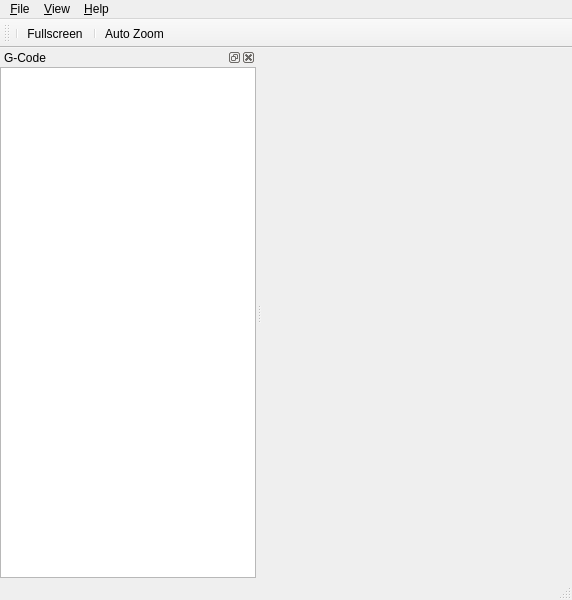
<?xml version="1.0" encoding="UTF-8"?>
<ui version="4.0">
 <class>MainWindow</class>
 <widget class="QMainWindow" name="MainWindow">
  <property name="geometry">
   <rect>
    <x>0</x>
    <y>0</y>
    <width>572</width>
    <height>600</height>
   </rect>
  </property>
  <property name="sizePolicy">
   <sizepolicy hsizetype="Preferred" vsizetype="Fixed">
    <horstretch>0</horstretch>
    <verstretch>0</verstretch>
   </sizepolicy>
  </property>
  <property name="windowTitle">
   <string/>
  </property>
  <widget class="QWidget" name="centralwidget">
   <layout class="QVBoxLayout" name="verticalLayout">
    <property name="spacing">
     <number>0</number>
    </property>
    <property name="leftMargin">
     <number>0</number>
    </property>
    <property name="topMargin">
     <number>0</number>
    </property>
    <property name="rightMargin">
     <number>0</number>
    </property>
    <property name="bottomMargin">
     <number>0</number>
    </property>
   </layout>
  </widget>
  <widget class="QMenuBar" name="menubar">
   <property name="geometry">
    <rect>
     <x>0</x>
     <y>0</y>
     <width>572</width>
     <height>23</height>
    </rect>
   </property>
   <widget class="QMenu" name="menu_File">
    <property name="title">
     <string>&amp;File</string>
    </property>
    <addaction name="action_Open"/>
    <addaction name="action_Save_As"/>
    <addaction name="separator"/>
    <addaction name="action_Settings"/>
    <addaction name="separator"/>
    <addaction name="action_Quit"/>
   </widget>
   <widget class="QMenu" name="menu_View">
    <property name="title">
     <string>&amp;View</string>
    </property>
    <addaction name="action_showFullScreen"/>
   </widget>
   <widget class="QMenu" name="menu_Help">
    <property name="title">
     <string>&amp;Help</string>
    </property>
    <addaction name="action_Donate"/>
    <addaction name="separator"/>
    <addaction name="action_Issues"/>
    <addaction name="action_Chat"/>
   </widget>
   <addaction name="menu_File"/>
   <addaction name="menu_View"/>
   <addaction name="menu_Help"/>
  </widget>
  <widget class="QStatusBar" name="statusbar"/>
  <widget class="QDockWidget" name="dock_gcode">
   <property name="floating">
    <bool>false</bool>
   </property>
   <property name="windowTitle">
    <string>G-Code</string>
   </property>
   <attribute name="dockWidgetArea">
    <number>1</number>
   </attribute>
   <widget class="QWidget" name="dockWidgetContents_3">
    <layout class="QHBoxLayout" name="horizontalLayout">
     <property name="spacing">
      <number>0</number>
     </property>
     <property name="leftMargin">
      <number>0</number>
     </property>
     <property name="topMargin">
      <number>0</number>
     </property>
     <property name="rightMargin">
      <number>0</number>
     </property>
     <property name="bottomMargin">
      <number>0</number>
     </property>
     <item>
      <widget class="QGCodeEditor" name="gcode"/>
     </item>
    </layout>
   </widget>
  </widget>
  <widget class="QToolBar" name="toolBar">
   <property name="windowTitle">
    <string>toolBar</string>
   </property>
   <attribute name="toolBarArea">
    <enum>TopToolBarArea</enum>
   </attribute>
   <attribute name="toolBarBreak">
    <bool>false</bool>
   </attribute>
   <addaction name="separator"/>
   <addaction name="action_showFullScreen"/>
   <addaction name="separator"/>
   <addaction name="action_AutoZoom"/>
  </widget>
  <action name="action_Quit">
   <property name="text">
    <string>&amp;Quit</string>
   </property>
   <property name="shortcut">
    <string>Ctrl+Q</string>
   </property>
   <property name="shortcutContext">
    <enum>Qt::ApplicationShortcut</enum>
   </property>
   <property name="priority">
    <enum>QAction::HighPriority</enum>
   </property>
  </action>
  <action name="action_showFullScreen">
   <property name="checkable">
    <bool>true</bool>
   </property>
   <property name="text">
    <string>&amp;Fullscreen</string>
   </property>
   <property name="shortcut">
    <string>F12</string>
   </property>
   <property name="shortcutContext">
    <enum>Qt::ApplicationShortcut</enum>
   </property>
  </action>
  <action name="action_showNormal">
   <property name="text">
    <string>&amp;Normal</string>
   </property>
   <property name="shortcut">
    <string>F11</string>
   </property>
  </action>
  <action name="action_About">
   <property name="text">
    <string>&amp;About</string>
   </property>
  </action>
  <action name="action_Donate">
   <property name="text">
    <string>&amp;Donate</string>
   </property>
  </action>
  <action name="action_AutoZoom">
   <property name="checkable">
    <bool>true</bool>
   </property>
   <property name="text">
    <string>Auto Zoom</string>
   </property>
   <property name="toolTip">
    <string>Auto Zoom</string>
   </property>
  </action>
  <action name="action_Issues">
   <property name="text">
    <string>&amp;Issues</string>
   </property>
  </action>
  <action name="action_Wiki">
   <property name="text">
    <string>&amp;Wiki</string>
   </property>
  </action>
  <action name="action_Chat">
   <property name="text">
    <string>&amp;Chat</string>
   </property>
  </action>
  <action name="action_Open">
   <property name="text">
    <string>File Open</string>
   </property>
   <property name="toolTip">
    <string>Open File</string>
   </property>
   <property name="shortcut">
    <string>Ctrl+O</string>
   </property>
  </action>
  <action name="action_Settings">
   <property name="text">
    <string>Set local paths</string>
   </property>
   <property name="shortcut">
    <string>Ctrl+T</string>
   </property>
  </action>
  <action name="action_Save_As">
   <property name="text">
    <string>File Save As</string>
   </property>
   <property name="shortcut">
    <string>Ctrl+Shift+A</string>
   </property>
  </action>
 </widget>
 <customwidgets>
  <customwidget>
   <class>QGCodeEditor</class>
   <extends>QPlainTextEdit</extends>
   <header>QGCodeEditor.h</header>
  </customwidget>
 </customwidgets>
 <resources/>
 <connections>
  <connection>
   <sender>action_Quit</sender>
   <signal>triggered()</signal>
   <receiver>MainWindow</receiver>
   <slot>close()</slot>
   <hints>
    <hint type="sourcelabel">
     <x>-1</x>
     <y>-1</y>
    </hint>
    <hint type="destinationlabel">
     <x>399</x>
     <y>299</y>
    </hint>
   </hints>
  </connection>
  <connection>
   <sender>action_showFullScreen</sender>
   <signal>triggered()</signal>
   <receiver>MainWindow</receiver>
   <slot>showFullScreen()</slot>
   <hints>
    <hint type="sourcelabel">
     <x>-1</x>
     <y>-1</y>
    </hint>
    <hint type="destinationlabel">
     <x>399</x>
     <y>299</y>
    </hint>
   </hints>
  </connection>
  <connection>
   <sender>action_Open</sender>
   <signal>triggered()</signal>
   <receiver>MainWindow</receiver>
   <slot>onOpenFile()</slot>
   <hints>
    <hint type="sourcelabel">
     <x>-1</x>
     <y>-1</y>
    </hint>
    <hint type="destinationlabel">
     <x>285</x>
     <y>299</y>
    </hint>
   </hints>
  </connection>
  <connection>
   <sender>action_Settings</sender>
   <signal>triggered()</signal>
   <receiver>MainWindow</receiver>
   <slot>onSettings()</slot>
   <hints>
    <hint type="sourcelabel">
     <x>-1</x>
     <y>-1</y>
    </hint>
    <hint type="destinationlabel">
     <x>285</x>
     <y>299</y>
    </hint>
   </hints>
  </connection>
  <connection>
   <sender>action_Save_As</sender>
   <signal>triggered()</signal>
   <receiver>MainWindow</receiver>
   <slot>onSaveAs()</slot>
   <hints>
    <hint type="sourcelabel">
     <x>-1</x>
     <y>-1</y>
    </hint>
    <hint type="destinationlabel">
     <x>285</x>
     <y>299</y>
    </hint>
   </hints>
  </connection>
 </connections>
 <slots>
  <slot>onOpenFile()</slot>
  <slot>onSettings()</slot>
  <slot>onSaveAs()</slot>
 </slots>
</ui>
